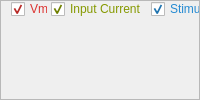
                     <widget class="QFrame" name="Spikeling_Oscilloscope_frame">
                      <property name="frameShape">
                       <enum>QFrame::StyledPanel</enum>
                      </property>
                      <property name="frameShadow">
                       <enum>QFrame::Raised</enum>
                      </property>
                      <layout class="QHBoxLayout" name="horizontalLayout_50">
                       <property name="spacing">
                        <number>0</number>
                       </property>
                       <property name="leftMargin">
                        <number>0</number>
                       </property>
                       <property name="topMargin">
                        <number>0</number>
                       </property>
                       <property name="rightMargin">
                        <number>0</number>
                       </property>
                       <property name="bottomMargin">
                        <number>0</number>
                       </property>
                       <item>
                        <widget class="PlotWidget" name="Spikeling_Oscilloscope_widget" native="true">
                         <property name="sizePolicy">
                          <sizepolicy hsizetype="Expanding" vsizetype="Expanding">
                           <horstretch>0</horstretch>
                           <verstretch>0</verstretch>
                          </sizepolicy>
                         </property>
                         <property name="autoFillBackground">
                          <bool>false</bool>
                         </property>
                         <property name="styleSheet">
                          <string notr="true"/>
                         </property>
                         <widget class="QCheckBox" name="Spikeling_Syn2InputCheckbox">
                          <property name="enabled">
                           <bool>true</bool>
                          </property>
                          <property name="geometry">
                           <rect>
                            <x>690</x>
                            <y>0</y>
                            <width>102</width>
                            <height>16</height>
                           </rect>
                          </property>
                          <property name="autoFillBackground">
                           <bool>false</bool>
                          </property>
                          <property name="styleSheet">
                           <string notr="true">color: rgb(108, 113, 196);</string>
                          </property>
                          <property name="text">
                           <string>Synapse 2 Input</string>
                          </property>
                          <property name="checked">
                           <bool>false</bool>
                          </property>
                         </widget>
                         <widget class="QCheckBox" name="Spikeling_Syn2VmCheckbox">
                          <property name="enabled">
                           <bool>true</bool>
                          </property>
                          <property name="geometry">
                           <rect>
                            <x>590</x>
                            <y>0</y>
                            <width>92</width>
                            <height>16</height>
                           </rect>
                          </property>
                          <property name="autoFillBackground">
                           <bool>false</bool>
                          </property>
                          <property name="styleSheet">
                           <string notr="true">color: rgb(181, 137, 0);</string>
                          </property>
                          <property name="text">
                           <string>Synapse 2 Vm</string>
                          </property>
                          <property name="checked">
                           <bool>false</bool>
                          </property>
                         </widget>
                         <widget class="QCheckBox" name="Spikeling_Syn1InputCheckbox">
                          <property name="enabled">
                           <bool>true</bool>
                          </property>
                          <property name="geometry">
                           <rect>
                            <x>410</x>
                            <y>0</y>
                            <width>102</width>
                            <height>16</height>
                           </rect>
                          </property>
                          <property name="autoFillBackground">
                           <bool>false</bool>
                          </property>
                          <property name="styleSheet">
                           <string notr="true">color: rgb(42, 161, 152);</string>
                          </property>
                          <property name="text">
                           <string>Synapse 1 Input</string>
                          </property>
                          <property name="checked">
                           <bool>false</bool>
                          </property>
                         </widget>
                         <widget class="QCheckBox" name="Spikeling_Syn1VmCheckbox">
                          <property name="enabled">
                           <bool>true</bool>
                          </property>
                          <property name="geometry">
                           <rect>
                            <x>310</x>
                            <y>0</y>
                            <width>92</width>
                            <height>16</height>
                           </rect>
                          </property>
                          <property name="autoFillBackground">
                           <bool>false</bool>
                          </property>
                          <property name="styleSheet">
                           <string notr="true">color: rgb(203, 75, 22);</string>
                          </property>
                          <property name="text">
                           <string>Synapse 1 Vm</string>
                          </property>
                          <property name="checked">
                           <bool>false</bool>
                          </property>
                         </widget>
                         <widget class="QCheckBox" name="Spikeling_StimulusCheckbox">
                          <property name="enabled">
                           <bool>true</bool>
                          </property>
                          <property name="geometry">
                           <rect>
                            <x>150</x>
                            <y>0</y>
                            <width>65</width>
                            <height>16</height>
                           </rect>
                          </property>
                          <property name="autoFillBackground">
                           <bool>false</bool>
                          </property>
                          <property name="styleSheet">
                           <string notr="true">color: rgb(38, 139, 210);</string>
                          </property>
                          <property name="text">
                           <string>Stimulus</string>
                          </property>
                          <property name="checked">
                           <bool>true</bool>
                          </property>
                         </widget>
                         <widget class="QCheckBox" name="Spikeling_InputCurrentCheckbox">
                          <property name="enabled">
                           <bool>true</bool>
                          </property>
                          <property name="geometry">
                           <rect>
                            <x>50</x>
                            <y>0</y>
                            <width>90</width>
                            <height>16</height>
                           </rect>
                          </property>
                          <property name="autoFillBackground">
                           <bool>false</bool>
                          </property>
                          <property name="styleSheet">
                           <string notr="true">color: rgb(133, 153, 0);</string>
                          </property>
                          <property name="text">
                           <string>Input Current</string>
                          </property>
                          <property name="checked">
                           <bool>true</bool>
                          </property>
                         </widget>
                         <widget class="QCheckBox" name="Spikeling_VmCheckbox">
                          <property name="enabled">
                           <bool>true</bool>
                          </property>
                          <property name="geometry">
                           <rect>
                            <x>10</x>
                            <y>0</y>
                            <width>37</width>
                            <height>16</height>
                           </rect>
                          </property>
                          <property name="autoFillBackground">
                           <bool>false</bool>
                          </property>
                          <property name="styleSheet">
                           <string notr="true">color: rgb(220, 50, 47);</string>
                          </property>
                          <property name="text">
                           <string>Vm</string>
                          </property>
                          <property name="checked">
                           <bool>true</bool>
                          </property>
                         </widget>
                        </widget>
                       </item>
                      </layout>
                     </widget>
